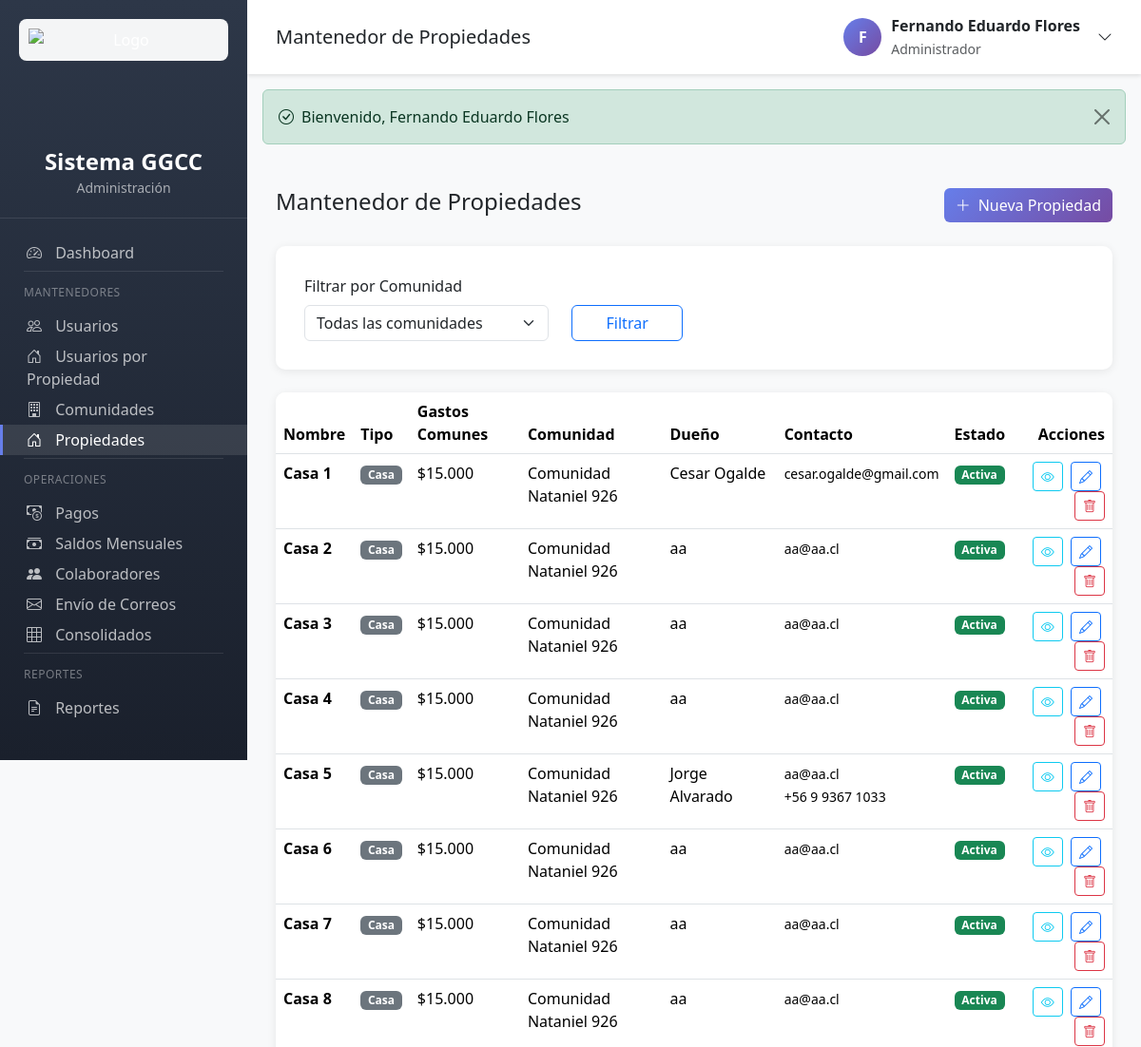
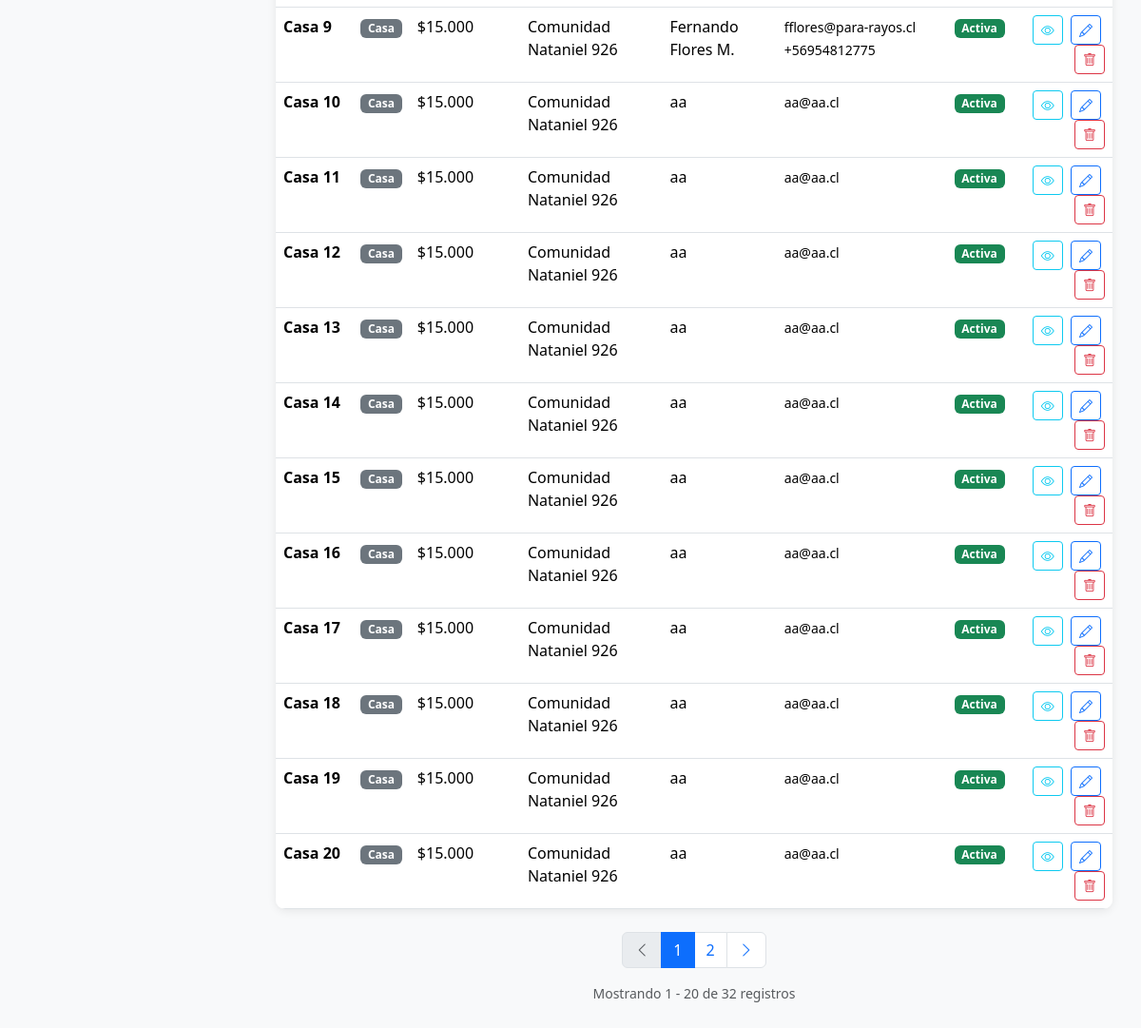
The page /propiedades.php (signed in) on the database its author committed (2 pictures, top to bottom).
### tables this page shows
CREATE TABLE `propiedades` (
  `id` int(11) NOT NULL AUTO_INCREMENT,
  `comunidad_id` int(11) NOT NULL,
  `nombre` varchar(100) NOT NULL,
  `tipo` enum('Casa','Departamento','Parcela') NOT NULL,
  `precio_gastos_comunes` decimal(10,2) NOT NULL DEFAULT 0.00,
  `nombre_dueno` varchar(100) NOT NULL,
  `email_dueno` varchar(100) NOT NULL,
  `whatsapp_dueno` varchar(20) DEFAULT NULL,
  `nombre_agente` varchar(100) DEFAULT NULL,
  `email_agente` varchar(100) DEFAULT NULL,
  `whatsapp_agente` varchar(20) DEFAULT NULL,
  `saldo` decimal(10,2) DEFAULT 0.00,
  `activo` tinyint(1) DEFAULT 1,
  `created_at` timestamp NOT NULL DEFAULT current_timestamp(),
  `updated_at` timestamp NOT NULL DEFAULT current_timestamp() ON UPDATE current_timestamp(),
  PRIMARY KEY (`id`),
  KEY `idx_comunidad` (`comunidad_id`),
  KEY `idx_tipo` (`tipo`),
  KEY `idx_activo` (`activo`),
  KEY `idx_email_dueno` (`email_dueno`),
  CONSTRAINT `propiedades_ibfk_1` FOREIGN KEY (`comunidad_id`) REFERENCES `comunidades` (`id`) ON DELETE CASCADE
);

CREATE TABLE `comunidades` (
  `id` int(11) NOT NULL AUTO_INCREMENT,
  `nombre` varchar(150) NOT NULL,
  `direccion` text NOT NULL,
  `pais` varchar(50) DEFAULT 'Chile',
  `region` varchar(100) NOT NULL,
  `comuna` varchar(100) NOT NULL,
  `nombre_presidente` varchar(100) NOT NULL,
  `whatsapp_presidente` varchar(20) DEFAULT NULL,
  `email_presidente` varchar(100) DEFAULT NULL,
  `activo` tinyint(1) DEFAULT 1,
  `created_at` timestamp NOT NULL DEFAULT current_timestamp(),
  `updated_at` timestamp NOT NULL DEFAULT current_timestamp() ON UPDATE current_timestamp(),
  PRIMARY KEY (`id`),
  KEY `idx_nombre` (`nombre`),
  KEY `idx_activo` (`activo`),
  KEY `idx_comuna` (`comuna`)
);

### app/controllers/PropiedadesController.php (called while the page is built, shortened)
<?php
class PropiedadesController {
    private Propiedad $propiedadModel;
    private Comunidad $comunidadModel;
    public function __construct() {
        $this->propiedadModel = new Propiedad();
        $this->comunidadModel = new Comunidad();
    }
    public function index(): void {
        $comunidadId = isset($_GET['comunidad_id']) ? (int) $_GET['comunidad_id'] : null;
        $pagination = getPaginationParams(20);
        if ($comunidadId) {
            $totalRecords = $this->propiedadModel->countByComunidad($comunidadId);
            $propiedades = $this->propiedadModel->getByComunidadPaginated($comunidadId, $pagination['offset'], $pagination['perPage']);
            $comunidad = $this->comunidadModel->find($comunidadId);
            $title = 'Propiedades de ' . ($comunidad['nombre'] ?? 'Comunidad');
        } else {
            $totalRecords = $this->propiedadModel->countByComunidad();
            $propiedades = $this->propiedadModel->getAllWithComunidadPaginated($pagination['offset'], $pagination['perPage']);
        }
        $currentPage = $pagination['page'];
        $perPage = $pagination['perPage'];
        require_once VIEWS_PATH . '/propiedades/index.php';
    }
}

### config/config.php (called while the page is built, shortened)
<?php
spl_autoload_register(function ($class) {
    $paths = [
        APP_PATH . '/controllers/',
        APP_PATH . '/models/',
        APP_PATH . '/helpers/'
    ];
    foreach ($paths as $path) {
        $file = $path . $class . '.php';
        if (file_exists($file)) {
            return;
        }
    }
});
function e(string $text): string {
    return htmlspecialchars($text, ENT_QUOTES, 'UTF-8');
}
function formatMoney(float $amount): string {
    return '$' . number_format($amount, 0, ',', '.');
}
require_once APP_PATH . '/helpers/PaginationHelper.php';

### config/database.php (called while the page is built, shortened)
<?php
class Database {
    private static ?PDO $instance = null;
    public static function getConnection(): PDO {
        if (self::$instance === null) {
            try {
                $dsn = "mysql:host=" . DB_HOST . ";dbname=" . DB_NAME . ";charset=" . DB_CHARSET;
                $options = [
                    PDO::ATTR_ERRMODE => PDO::ERRMODE_EXCEPTION,
                    PDO::ATTR_DEFAULT_FETCH_MODE => PDO::FETCH_ASSOC,
                    PDO::ATTR_EMULATE_PREPARES => false,
                    PDO::MYSQL_ATTR_INIT_COMMAND => "SET NAMES " . DB_CHARSET . " COLLATE utf8mb4_unicode_ci"
                ];
                self::$instance = new PDO($dsn, DB_USER, DB_PASS, $options);
            } catch (PDOException $e) {
                throw new Exception("Error de conexión a la base de datos: " . $e->getMessage());
            }
        }
        return self::$instance;
    }
}
function getDB(): PDO {
    return Database::getConnection();
}

### app/models/Model.php (called while the page is built, shortened)
<?php
abstract class Model {
    public function __construct() {
        $this->db = getDB();
    }
}

### app/models/Propiedad.php (called while the page is built, shortened)
<?php
require_once __DIR__ . '/Model.php';
class Propiedad extends Model {
    protected string $table = 'propiedades';
    public function getAllWithComunidadPaginated(int $offset, int $limit): array {
        $sql = "SELECT p.*, c.nombre as comunidad_nombre, c.direccion as comunidad_direccion
                FROM {$this->table} p
                LEFT JOIN comunidades c ON p.comunidad_id = c.id
                WHERE p.activo = 1
                ORDER BY LENGTH(p.nombre), p.nombre
                LIMIT :limit OFFSET :offset";
        $stmt = $this->db->prepare($sql);
        $stmt->bindValue(':limit', $limit, PDO::PARAM_INT);
        $stmt->bindValue(':offset', $offset, PDO::PARAM_INT);
        $stmt->execute();
        return $stmt->fetchAll();
    }
    public function countByComunidad(?int $comunidadId = null): int {
        if ($comunidadId) {
            $sql = "SELECT COUNT(*) FROM {$this->table} WHERE comunidad_id = :comunidad_id AND activo = 1";
            $stmt = $this->db->prepare($sql);
            $stmt->execute([':comunidad_id' => $comunidadId]);
        } else {
            $sql = "SELECT COUNT(*) FROM {$this->table} WHERE activo = 1";
            $stmt = $this->db->query($sql);
        }
        return (int) $stmt->fetchColumn();
    }
}

### app/views/propiedades/index.php (the view, shortened to what this page needs)
<?php
$title = isset($comunidad) ? 'Propiedades: ' . $comunidad['nombre'] : 'Mantenedor de Propiedades';
require_once __DIR__ . '/../partials/header.php';
$totalRecords = $totalRecords ?? count($propiedades);
$currentPage = $currentPage ?? 1;
$perPage = $perPage ?? 20;
?>
<div class="d-flex justify-content-between align-items-center mb-4">
    <h4><?= $title ?></h4>
    <div class="d-flex gap-2">
        <a href="propiedades.php?action=create<?= isset($comunidad) ? '&comunidad_id=' . $comunidad['id'] : '' ?>"
           class="btn btn-primary-custom">
            <i class="bi bi-plus-lg me-2"></i>Nueva Propiedad
        </a>
    </div>
</div>
<?php if (!isset($comunidad)): ?>
<div class="form-section mb-4">
    <form method="GET" action="propiedades.php" class="row align-items-end">
        <div class="col-md-4">
            <label class="form-label">Filtrar por Comunidad</label>
            <select name="comunidad_id" class="form-select" onchange="this.form.submit()">
                <option value="">Todas las comunidades</option>
            </select>
        </div>
        <div class="col-md-2">
            <button type="submit" class="btn btn-outline-primary w-100">Filtrar</button>
        </div>
    </form>
</div>
<?php endif; ?>
<div class="table-container">
    <div class="table-body">
        <table class="table table-hover mb-0">
            <thead>
                <tr>
                    <th>Nombre</th>
                    <th>Tipo</th>
                    <th>Gastos Comunes</th>
                    <?php if (!isset($comunidad)): ?>
                        <th>Comunidad</th>
                    <?php endif; ?>
                    <th>Dueño</th>
                    <th>Contacto</th>
                    <th>Estado</th>
                    <th class="text-end">Acciones</th>
                </tr>
            </thead>
            <tbody>
                <?php if (empty($propiedades)): ?>
                    <tr>
                        <td colspan="<?= isset($comunidad) ? 7 : 8 ?>" class="text-center text-muted py-5">
                            <i class="bi bi-house-door display-4 d-block mb-3"></i>
                            No hay propiedades registradas
                        </td>
                    </tr>
                <?php else: ?>
                    <?php foreach ($propiedades as $propiedad): ?>
                        <tr>
                            <td>
                                <strong><?= e($propiedad['nombre']) ?></strong>
                            </td>
                            <td>
                                <span class="badge bg-secondary">
                                    <?= $propiedad['tipo'] ?>
                                </span>
                            </td>
                            <td><?= formatMoney((float)$propiedad['precio_gastos_comunes']) ?></td>
                            <?php if (!isset($comunidad)): ?>
                                <td><?= e($propiedad['comunidad_nombre']) ?></td>
                            <?php endif; ?>
                            <td><?= e($propiedad['nombre_dueno']) ?></td>
                            <td>
                                <small><?= e($propiedad['email_dueno']) ?><br>
                                <?= e($propiedad['whatsapp_dueno']) ?></small>
                            </td>
                            <td>
                                <span class="badge bg-<?= $propiedad['activo'] ? 'success' : 'warning' ?>">
                                    <?= $propiedad['activo'] ? 'Activa' : 'Inactiva' ?>
                                </span>
                            </td>
                            <td class="text-end">
                                <a href="propiedades.php?action=show&id=<?= $propiedad['id'] ?>"
                                   class="btn btn-sm btn-outline-info me-1" title="Ver Detalle">
                                    <i class="bi bi-eye"></i>
                                </a>
                                <a href="propiedades.php?action=edit&id=<?= $propiedad['id'] ?>"
                                   class="btn btn-sm btn-outline-primary me-1" title="Editar">
                                    <i class="bi bi-pencil"></i>
                                </a>
                                <?php if ($propiedad['activo']): ?>
                                    <a href="propiedades.php?action=delete&id=<?= $propiedad['id'] ?>"
                                       class="btn btn-sm btn-outline-danger"
                                       title="Eliminar"
                                       onclick="return confirm('¿Está seguro de eliminar esta propiedad?')">
                                        <i class="bi bi-trash"></i>
                                    </a>
                                <?php endif; ?>
                            </td>
                        </tr>
                    <?php endforeach; ?>
                <?php endif; ?>
            </tbody>
        </table>
    </div>
</div>
<?php if ($totalRecords > $perPage): ?>
<div class="mt-4">
    <?= renderPagination($totalRecords, $currentPage, $perPage) ?>
</div>
<?php endif; ?>
<?php require_once __DIR__ . '/../partials/footer.php'; ?>

### app/helpers/PaginationHelper.php (shortened to what this page needs)
<?php
class PaginationHelper {
    public static function getParams(int $defaultPerPage = 20): array {
        $page = isset($_GET['page']) ? (int) $_GET['page'] : 1;
        $perPage = isset($_GET['per_page']) ? (int) $_GET['per_page'] : $defaultPerPage;
        $offset = ($page - 1) * $perPage;
        return [
            'page' => $page,
            'perPage' => $perPage,
            'offset' => $offset
        ];
    }
    public static function render(int $totalRecords, int $currentPage, int $perPage, string $baseUrl): string {
        $totalPages = (int) ceil($totalRecords / $perPage);
        $parsedUrl = parse_url($baseUrl);
        $path = $parsedUrl['path'] ?? '';
        $queryParams = [];
        $buildUrl = function($page) use ($path, $queryParams, $perPage) {
            $params = $queryParams;
            $params['page'] = $page;
            $params['per_page'] = $perPage;
            return $path . '?' . http_build_query($params);
        };
        $html = '<nav aria-label="Paginación"><ul class="pagination justify-content-center">';
        if ($currentPage > 1) {
            $html .= sprintf(
                '<li class="page-item"><a class="page-link" href="%s"><i class="bi bi-chevron-left"></i></a></li>',
                $buildUrl($currentPage - 1)
            );
        } else {
            $html .= '<li class="page-item disabled"><span class="page-link"><i class="bi bi-chevron-left"></i></span></li>';
        }
        $startPage = max(1, $currentPage - 2);
        $endPage = min($totalPages, $currentPage + 2);
        if ($endPage - $startPage < 4) {
            if ($startPage === 1) {
                $endPage = min($totalPages, $startPage + 4);
            } else {
                $startPage = max(1, $endPage - 4);
            }
        }
        for ($i = $startPage; $i <= $endPage; $i++) {
            if ($i === $currentPage) {
                $html .= sprintf('<li class="page-item active"><span class="page-link">%d</span></li>', $i);
            } else {
                $html .= sprintf('<li class="page-item"><a class="page-link" href="%s">%d</a></li>', $buildUrl($i), $i);
            }
        }
        if ($currentPage < $totalPages) {
            $html .= sprintf(
                '<li class="page-item"><a class="page-link" href="%s"><i class="bi bi-chevron-right"></i></a></li>',
                $buildUrl($currentPage + 1)
            );
        } else {
            $html .= '<li class="page-item disabled"><span class="page-link"><i class="bi bi-chevron-right"></i></span></li>';
        }
        $html .= '</ul></nav>';
        $startRecord = ($currentPage - 1) * $perPage + 1;
        $endRecord = min($currentPage * $perPage, $totalRecords);
        $html .= sprintf(
            '<div class="text-center text-muted small mt-2">Mostrando %d - %d de %d registros</div>',
            $startRecord,
            $endRecord,
            $totalRecords
        );
        return $html;
    }
    public static function getCurrentUrl(): string {
        $protocol = isset($_SERVER['HTTPS']) && $_SERVER['HTTPS'] === 'on' ? 'https' : 'http';
        $host = $_SERVER['HTTP_HOST'];
        $uri = $_SERVER['REQUEST_URI'];
        $uri = preg_replace('/([&?])page=\d+/', '', $uri);
        $uri = preg_replace('/([&?])per_page=\d+/', '', $uri);
        $uri = str_replace(['?&', '&&'], ['?', '&'], $uri);
        return $protocol . '://' . $host . $uri;
    }
}
function getPaginationParams(int $defaultPerPage = 20): array {
    return PaginationHelper::getParams($defaultPerPage);
}
function renderPagination(int $totalRecords, int $currentPage, int $perPage, ?string $baseUrl = null): string {
    if ($baseUrl === null) {
        $baseUrl = PaginationHelper::getCurrentUrl();
    }
    return PaginationHelper::render($totalRecords, $currentPage, $perPage, $baseUrl);
}

### app/views/partials/header.php (style rules this page uses)
:root { --sidebar-width: 260px; --primary-color: #667eea; --secondary-color: #764ba2; }
body { background-color: #f8f9fa; }
.table-container { background: white; border-radius: 10px; box-shadow: 0 2px 10px rgba(0,0,0,0.08); overflow: hidden; }
.table-container .table-body { padding: 0; }
.form-section { background: white; border-radius: 10px; box-shadow: 0 2px 10px rgba(0,0,0,0.08); padding: 30px; }
.btn-primary-custom { background: linear-gradient(135deg, #667eea 0%, #764ba2 100%); border: none; color: white; }

### rows shown on the page
propiedades: nombre "Casa 1", tipo "Casa", precio_gastos_comunes "$15.000", comunidad.nombre "Comunidad Nataniel 926", nombre_dueno "Cesar Ogalde", email_dueno "cesar.ogalde@gmail.com", activo "Activa"
propiedades: nombre "Casa 2", tipo "Casa", precio_gastos_comunes "$15.000", comunidad.nombre "Comunidad Nataniel 926", nombre_dueno "aa", email_dueno "aa@aa.cl", activo "Activa"
propiedades: nombre "Casa 3", tipo "Casa", precio_gastos_comunes "$15.000", comunidad.nombre "Comunidad Nataniel 926", nombre_dueno "aa", email_dueno "aa@aa.cl", activo "Activa"
propiedades: nombre "Casa 4", tipo "Casa", precio_gastos_comunes "$15.000", comunidad.nombre "Comunidad Nataniel 926", nombre_dueno "aa", email_dueno "aa@aa.cl", activo "Activa"
propiedades: nombre "Casa 5", tipo "Casa", precio_gastos_comunes "$15.000", comunidad.nombre "Comunidad Nataniel 926", nombre_dueno "Jorge Alvarado", email_dueno "aa@aa.cl", whatsapp_dueno "+56 9 9367 1033", activo "Activa"
propiedades: nombre "Casa 6", tipo "Casa", precio_gastos_comunes "$15.000", comunidad.nombre "Comunidad Nataniel 926", nombre_dueno "aa", email_dueno "aa@aa.cl", activo "Activa"
propiedades: nombre "Casa 7", tipo "Casa", precio_gastos_comunes "$15.000", comunidad.nombre "Comunidad Nataniel 926", nombre_dueno "aa", email_dueno "aa@aa.cl", activo "Activa"
propiedades: nombre "Casa 8", tipo "Casa", precio_gastos_comunes "$15.000", comunidad.nombre "Comunidad Nataniel 926", nombre_dueno "aa", email_dueno "aa@aa.cl", activo "Activa"
propiedades: nombre "Casa 9", tipo "Casa", precio_gastos_comunes "$15.000", comunidad.nombre "Comunidad Nataniel 926", nombre_dueno "Fernando Flores M.", email_dueno "fflores@para-rayos.cl", whatsapp_dueno "+56954812775", activo "Activa"
propiedades: nombre "Casa 10", tipo "Casa", precio_gastos_comunes "$15.000", comunidad.nombre "Comunidad Nataniel 926", nombre_dueno "aa", email_dueno "aa@aa.cl", activo "Activa"
propiedades: nombre "Casa 11", tipo "Casa", precio_gastos_comunes "$15.000", comunidad.nombre "Comunidad Nataniel 926", nombre_dueno "aa", email_dueno "aa@aa.cl", activo "Activa"
propiedades: nombre "Casa 12", tipo "Casa", precio_gastos_comunes "$15.000", comunidad.nombre "Comunidad Nataniel 926", nombre_dueno "aa", email_dueno "aa@aa.cl", activo "Activa"
propiedades: nombre "Casa 13", tipo "Casa", precio_gastos_comunes "$15.000", comunidad.nombre "Comunidad Nataniel 926", nombre_dueno "aa", email_dueno "aa@aa.cl", activo "Activa"
propiedades: nombre "Casa 14", tipo "Casa", precio_gastos_comunes "$15.000", comunidad.nombre "Comunidad Nataniel 926", nombre_dueno "aa", email_dueno "aa@aa.cl", activo "Activa"
propiedades: nombre "Casa 15", tipo "Casa", precio_gastos_comunes "$15.000", comunidad.nombre "Comunidad Nataniel 926", nombre_dueno "aa", email_dueno "aa@aa.cl", activo "Activa"
propiedades: nombre "Casa 16", tipo "Casa", precio_gastos_comunes "$15.000", comunidad.nombre "Comunidad Nataniel 926", nombre_dueno "aa", email_dueno "aa@aa.cl", activo "Activa"
propiedades: nombre "Casa 17", tipo "Casa", precio_gastos_comunes "$15.000", comunidad.nombre "Comunidad Nataniel 926", nombre_dueno "aa", email_dueno "aa@aa.cl", activo "Activa"
propiedades: nombre "Casa 18", tipo "Casa", precio_gastos_comunes "$15.000", comunidad.nombre "Comunidad Nataniel 926", nombre_dueno "aa", email_dueno "aa@aa.cl", activo "Activa"
propiedades: nombre "Casa 19", tipo "Casa", precio_gastos_comunes "$15.000", comunidad.nombre "Comunidad Nataniel 926", nombre_dueno "aa", email_dueno "aa@aa.cl", activo "Activa"
propiedades: nombre "Casa 20", tipo "Casa", precio_gastos_comunes "$15.000", comunidad.nombre "Comunidad Nataniel 926", nombre_dueno "aa", email_dueno "aa@aa.cl", shows "Activa", activo "1", activo "20"

### other values the page prints
APP_NAME "Sistema GGCC"
$title "Mantenedor de Propiedades"
substr($_SESSION['user_nombre'] ?? 'A', 0, 1) "F"
$_SESSION['user_nombre'] "Fernando Eduardo Flores"
$_SESSION['user_rol'] "Administrador"
$success "Bienvenido, Fernando Eduardo Flores"
$totalRecords "32"
